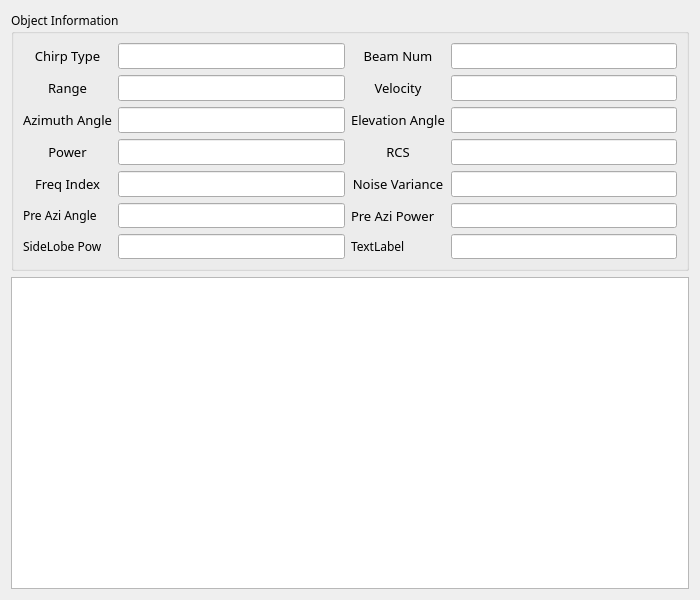
<?xml version="1.0" encoding="UTF-8"?>
<ui version="4.0">
 <class>Form</class>
 <widget class="QWidget" name="Form">
  <property name="geometry">
   <rect>
    <x>0</x>
    <y>0</y>
    <width>700</width>
    <height>600</height>
   </rect>
  </property>
  <property name="windowTitle">
   <string>Object Information</string>
  </property>
  <layout class="QGridLayout" name="gridLayout_2">
   <item row="1" column="0">
    <widget class="MatplotWidget" name="graphicsView">
     <property name="mouseTracking">
      <bool>true</bool>
     </property>
     <property name="tabletTracking">
      <bool>false</bool>
     </property>
    </widget>
   </item>
   <item row="0" column="0">
    <widget class="QGroupBox" name="groupBox">
     <property name="font">
      <font>
       <family>굴림</family>
       <weight>50</weight>
       <bold>false</bold>
      </font>
     </property>
     <property name="title">
      <string>Object Information</string>
     </property>
     <layout class="QGridLayout" name="gridLayout">
      <item row="0" column="1">
       <widget class="QLineEdit" name="lineEdit_chirp_type">
        <property name="font">
         <font>
          <family>굴림</family>
          <pointsize>10</pointsize>
          <weight>50</weight>
          <bold>false</bold>
         </font>
        </property>
       </widget>
      </item>
      <item row="5" column="3">
       <widget class="QLineEdit" name="lineEdit_pre_azi_power"/>
      </item>
      <item row="1" column="3">
       <widget class="QLineEdit" name="lineEdit_velocity">
        <property name="font">
         <font>
          <family>굴림</family>
          <pointsize>10</pointsize>
          <weight>50</weight>
          <bold>false</bold>
         </font>
        </property>
       </widget>
      </item>
      <item row="0" column="2">
       <widget class="QLabel" name="label_2">
        <property name="font">
         <font>
          <family>굴림</family>
          <pointsize>10</pointsize>
          <weight>50</weight>
          <bold>false</bold>
         </font>
        </property>
        <property name="text">
         <string>Beam Num</string>
        </property>
        <property name="alignment">
         <set>Qt::AlignCenter</set>
        </property>
       </widget>
      </item>
      <item row="3" column="0">
       <widget class="QLabel" name="label_7">
        <property name="font">
         <font>
          <family>굴림</family>
          <pointsize>10</pointsize>
          <weight>50</weight>
          <bold>false</bold>
         </font>
        </property>
        <property name="text">
         <string>Power</string>
        </property>
        <property name="alignment">
         <set>Qt::AlignCenter</set>
        </property>
       </widget>
      </item>
      <item row="2" column="2">
       <widget class="QLabel" name="label_6">
        <property name="font">
         <font>
          <family>굴림</family>
          <pointsize>10</pointsize>
          <weight>50</weight>
          <bold>false</bold>
         </font>
        </property>
        <property name="text">
         <string>Elevation Angle</string>
        </property>
        <property name="alignment">
         <set>Qt::AlignCenter</set>
        </property>
       </widget>
      </item>
      <item row="1" column="2">
       <widget class="QLabel" name="label_4">
        <property name="font">
         <font>
          <family>굴림</family>
          <pointsize>10</pointsize>
          <weight>50</weight>
          <bold>false</bold>
         </font>
        </property>
        <property name="text">
         <string>Velocity</string>
        </property>
        <property name="alignment">
         <set>Qt::AlignCenter</set>
        </property>
       </widget>
      </item>
      <item row="1" column="0">
       <widget class="QLabel" name="label_3">
        <property name="font">
         <font>
          <family>굴림</family>
          <pointsize>10</pointsize>
          <weight>50</weight>
          <bold>false</bold>
         </font>
        </property>
        <property name="text">
         <string>Range</string>
        </property>
        <property name="alignment">
         <set>Qt::AlignCenter</set>
        </property>
       </widget>
      </item>
      <item row="2" column="3">
       <widget class="QLineEdit" name="lineEdit_elevation">
        <property name="font">
         <font>
          <family>굴림</family>
          <pointsize>10</pointsize>
          <weight>50</weight>
          <bold>false</bold>
         </font>
        </property>
       </widget>
      </item>
      <item row="2" column="1">
       <widget class="QLineEdit" name="lineEdit_azimuth">
        <property name="font">
         <font>
          <family>굴림</family>
          <pointsize>10</pointsize>
          <weight>50</weight>
          <bold>false</bold>
         </font>
        </property>
       </widget>
      </item>
      <item row="3" column="3">
       <widget class="QLineEdit" name="lineEdit_rcs">
        <property name="font">
         <font>
          <family>굴림</family>
          <pointsize>10</pointsize>
          <weight>50</weight>
          <bold>false</bold>
         </font>
        </property>
       </widget>
      </item>
      <item row="3" column="2">
       <widget class="QLabel" name="label_8">
        <property name="font">
         <font>
          <family>굴림</family>
          <pointsize>10</pointsize>
          <weight>50</weight>
          <bold>false</bold>
         </font>
        </property>
        <property name="text">
         <string>RCS</string>
        </property>
        <property name="alignment">
         <set>Qt::AlignCenter</set>
        </property>
       </widget>
      </item>
      <item row="4" column="2">
       <widget class="QLabel" name="label_10">
        <property name="font">
         <font>
          <family>굴림</family>
          <pointsize>10</pointsize>
          <weight>50</weight>
          <bold>false</bold>
         </font>
        </property>
        <property name="text">
         <string>Noise Variance</string>
        </property>
        <property name="alignment">
         <set>Qt::AlignCenter</set>
        </property>
       </widget>
      </item>
      <item row="4" column="1">
       <widget class="QLineEdit" name="lineEdit_freq_idx">
        <property name="font">
         <font>
          <family>굴림</family>
          <pointsize>10</pointsize>
          <weight>50</weight>
          <bold>false</bold>
         </font>
        </property>
       </widget>
      </item>
      <item row="2" column="0">
       <widget class="QLabel" name="label_5">
        <property name="font">
         <font>
          <family>굴림</family>
          <pointsize>10</pointsize>
          <weight>50</weight>
          <bold>false</bold>
         </font>
        </property>
        <property name="text">
         <string>Azimuth Angle</string>
        </property>
        <property name="alignment">
         <set>Qt::AlignCenter</set>
        </property>
       </widget>
      </item>
      <item row="0" column="0">
       <widget class="QLabel" name="label">
        <property name="font">
         <font>
          <family>굴림</family>
          <pointsize>10</pointsize>
          <weight>50</weight>
          <bold>false</bold>
         </font>
        </property>
        <property name="text">
         <string>Chirp Type</string>
        </property>
        <property name="alignment">
         <set>Qt::AlignCenter</set>
        </property>
       </widget>
      </item>
      <item row="0" column="3">
       <widget class="QLineEdit" name="lineEdit_beam_num">
        <property name="font">
         <font>
          <family>굴림</family>
          <pointsize>10</pointsize>
          <weight>50</weight>
          <bold>false</bold>
         </font>
        </property>
       </widget>
      </item>
      <item row="4" column="3">
       <widget class="QLineEdit" name="lineEdit_noise_variance">
        <property name="font">
         <font>
          <family>굴림</family>
          <pointsize>10</pointsize>
          <weight>50</weight>
          <bold>false</bold>
         </font>
        </property>
       </widget>
      </item>
      <item row="3" column="1">
       <widget class="QLineEdit" name="lineEdit_power">
        <property name="font">
         <font>
          <family>굴림</family>
          <pointsize>10</pointsize>
          <weight>50</weight>
          <bold>false</bold>
         </font>
        </property>
       </widget>
      </item>
      <item row="4" column="0">
       <widget class="QLabel" name="label_9">
        <property name="font">
         <font>
          <family>굴림</family>
          <pointsize>10</pointsize>
          <weight>50</weight>
          <bold>false</bold>
         </font>
        </property>
        <property name="text">
         <string>Freq Index</string>
        </property>
        <property name="alignment">
         <set>Qt::AlignCenter</set>
        </property>
       </widget>
      </item>
      <item row="5" column="1">
       <widget class="QLineEdit" name="lineEdit_pre_azi_angle"/>
      </item>
      <item row="1" column="1">
       <widget class="QLineEdit" name="lineEdit_range">
        <property name="font">
         <font>
          <family>굴림</family>
          <pointsize>10</pointsize>
          <weight>50</weight>
          <bold>false</bold>
         </font>
        </property>
       </widget>
      </item>
      <item row="6" column="1">
       <widget class="QLineEdit" name="lineEdit_sidelobe_power"/>
      </item>
      <item row="6" column="3">
       <widget class="QLineEdit" name="lineEdit_test"/>
      </item>
      <item row="5" column="0">
       <widget class="QLabel" name="label_11">
        <property name="text">
         <string>Pre Azi Angle</string>
        </property>
       </widget>
      </item>
      <item row="5" column="2">
       <widget class="QLabel" name="label_12">
        <property name="font">
         <font>
          <family>굴림</family>
          <pointsize>10</pointsize>
          <weight>50</weight>
          <bold>false</bold>
         </font>
        </property>
        <property name="text">
         <string>Pre Azi Power</string>
        </property>
       </widget>
      </item>
      <item row="6" column="0">
       <widget class="QLabel" name="label_13">
        <property name="text">
         <string>SideLobe Pow</string>
        </property>
       </widget>
      </item>
      <item row="6" column="2">
       <widget class="QLabel" name="label_14">
        <property name="text">
         <string>TextLabel</string>
        </property>
       </widget>
      </item>
     </layout>
     <zorder>lineEdit_chirp_type</zorder>
     <zorder>lineEdit_range</zorder>
     <zorder>label</zorder>
     <zorder>label_3</zorder>
     <zorder>label_2</zorder>
     <zorder>label_4</zorder>
     <zorder>lineEdit_beam_num</zorder>
     <zorder>lineEdit_velocity</zorder>
     <zorder>label_5</zorder>
     <zorder>lineEdit_azimuth</zorder>
     <zorder>label_6</zorder>
     <zorder>lineEdit_elevation</zorder>
     <zorder>label_7</zorder>
     <zorder>lineEdit_power</zorder>
     <zorder>label_8</zorder>
     <zorder>lineEdit_rcs</zorder>
     <zorder>label_9</zorder>
     <zorder>lineEdit_freq_idx</zorder>
     <zorder>label_10</zorder>
     <zorder>lineEdit_noise_variance</zorder>
     <zorder>lineEdit_pre_azi_angle</zorder>
     <zorder>lineEdit_pre_azi_power</zorder>
     <zorder>lineEdit_sidelobe_power</zorder>
     <zorder>lineEdit_test</zorder>
     <zorder>label_11</zorder>
     <zorder>label_12</zorder>
     <zorder>label_13</zorder>
     <zorder>label_14</zorder>
    </widget>
   </item>
  </layout>
 </widget>
 <customwidgets>
  <customwidget>
   <class>MatplotWidget</class>
   <extends>QGraphicsView</extends>
   <header location="global">qtmatplot</header>
  </customwidget>
 </customwidgets>
 <resources/>
 <connections/>
</ui>
